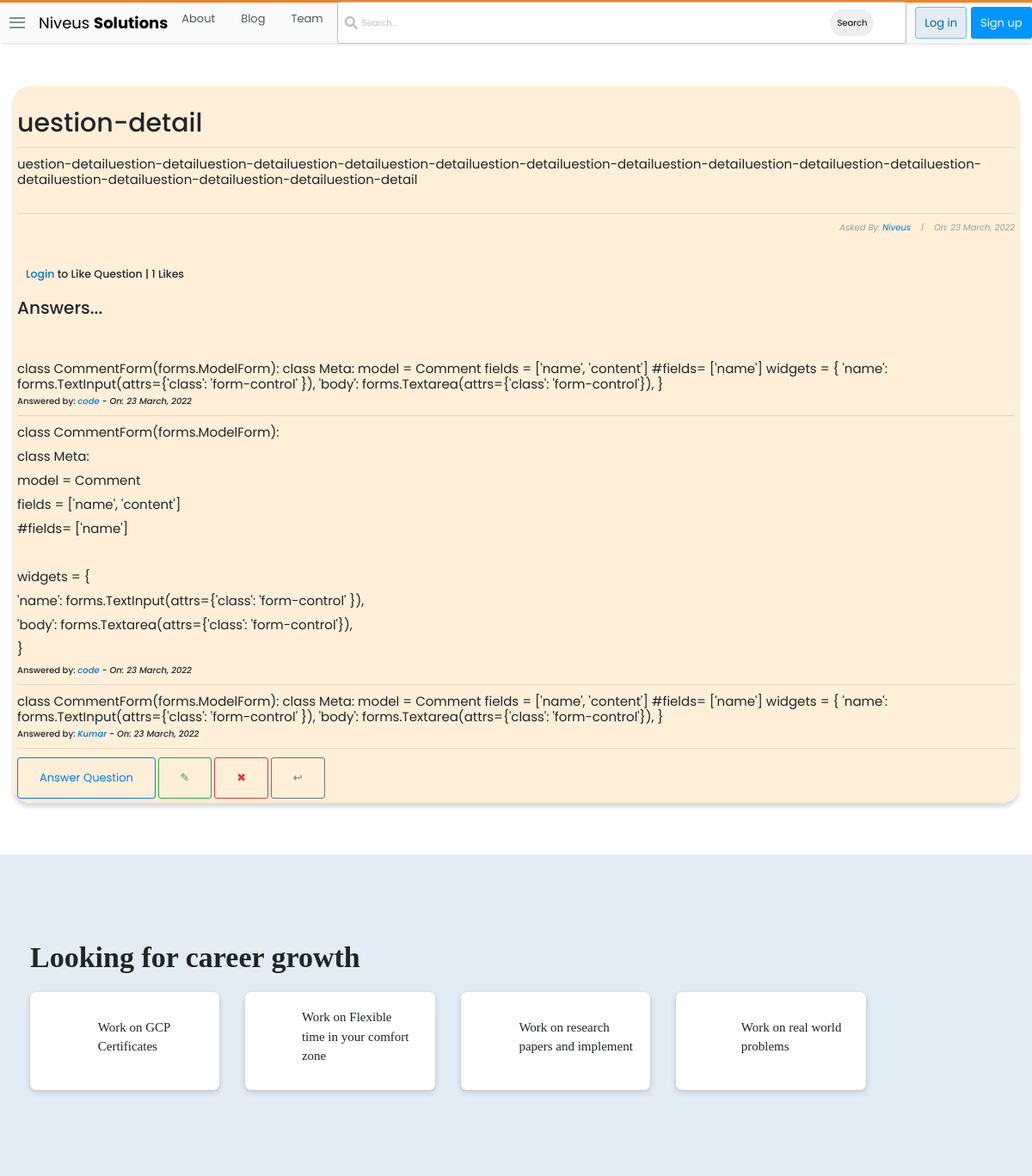
/questions/6/, run on the app's committed database.
### datainfo/models.py (models this page shows, shortened)
class Question(models.Model):
    user = models.ForeignKey(User, on_delete=models.CASCADE)
    title = models.CharField(max_length=10000)
    content = RichTextField()
    likes = models.ManyToManyField(User,related_name='question_post')
    date_created = models.DateTimeField(default= timezone.now)
    def total_likes(self):
        return self.likes.count()

class Comment(models.Model):
    question = models.ForeignKey(Question, related_name="comment",on_delete=models.CASCADE)
    name = models.CharField(max_length=1000)
    content = RichTextField()
    date_created = models.DateTimeField(default= timezone.now)

### datainfo/views.py (the view)
# urls.py: path('questions/<int:pk>/',views.QuestionDetailView.as_view(), name = 'question-detail'),
class QuestionDetailView(DetailView):
    model= Question
    def get_context_data(self,*args,**kwargs):
        context = super(QuestionDetailView,self).get_context_data()
        something = get_object_or_404(Question,id = self.kwargs['pk'])
        total_likes = something.total_likes()
        liked= False
        if something.likes.filter(id = self.request.user.id).exists():
            liked = True
        context['total_likes'] = total_likes
        context['liked'] = liked
        return context

### datainfo/templates/datainfo/question_detail.html (shortened to what this page needs)
{% extends 'base.html' %}
{% block content %}
<!DOCTYPE html>
<html lang="en">
<head>
</head>
<body>
    <div class="container">
        <div class="list-question">
            <div class="questions">
                <div class="container" style="background-color: rgba(255, 235, 209, 0.808); padding: 5px; box-shadow: rgba(0, 0, 0, 0.15) 0px 5px 5px 0px; border-radius: 20px;" >
                    <h3 id="fh3">{{question.title}}</h3>
                    <hr>
                    <h6 id="fh6">{{ question.content|safe }}</h6>
                    <hr>
                    <h6 id="fh6" style="font-size: 10px; font-style: italic; color: rgb(155, 155, 155); text-align: right;">Asked By: <a href="{% url 'profile' %}">{{ object.user|title }}</a>&nbsp;&nbsp;&nbsp; |&nbsp;&nbsp;&nbsp; On: {{ object.date_created|date:"j F, Y" }}</h6>
                    <br>
                        <form action="{% url 'datainfo:like_post' object.pk %}" method="POST">
                            {% if user.is_authenticated %}
                                {% if liked %}
                                    <div style="display: flex; align-items: center; margin-left: 10px;">
                                        <button type="submit" name="question_id" value="{{ question.id }}" style="border: none; border-radius: 60px;"><img src="https://image.similarpng.com/very-thumbnail/2020/06/Dislike-icon-transparent-PNG.png" alt="" style="width: 40px;"></button> <h5 style="margin-left: 10px; cursor: pointer;"> |  {{ total_likes }} Likes</h5>
                                    </div>
                                {% else %}
                                    <div style="display: flex; align-items: center; margin-left: 10px;">
                                        <button type="submit" name="question_id" value="{{ question.id }}" style="border: none; border-radius: 30px;"><img src="https://i.pinimg.com/originals/39/44/6c/39446caa52f53369b92bc97253d2b2f1.png" alt="" style="width: 40px;"></button> <h5 style="margin-left: 10px; cursor: pointer;"> |  {{ total_likes }} Likes</h5>
                                    </div>
                                {% endif %}
                            {% else %}
                                <h5 style="margin-left: 10px; cursor: pointer;"><a href="{% url 'login' %}">Login</a> to Like Question |  {{ total_likes }} Likes</h5>
                            {% endif %}
                        </form>
                    <br>
                    <h2>Answers...</h2> <br><br><br>
                    {% if not question.comment.all %}
                        <h3>No Answers yet... <a href="">Answer Question</a> </h3>
                    {% else %}
                        {% for comment in question.comment.all %}
                            <h3 style="font-weight: normal; font-size: 15px;">{{comment.content|safe}}</h3>
                            <h3 style="font-size: 10px;">Answered by: <i><a href="">{{comment.name}}</a> - On: {{comment.date_created|date:"j F, Y"}}</i></h3>
                            <hr>
                        {% endfor %}
                    {% endif %}
                    <a class="btn btn-outline-primary" id="fa" href="{% url 'datainfo:question-comment' question.id %}" style="text-decoration: none;">Answer Question</a>
                    <a style="text-decoration: none; " class="btn btn-outline-success" href="{% url 'datainfo:question-update' question.id %}">&#x270E;</a>
                    <a style="text-decoration: none; " class="btn btn-outline-danger" href="{% url 'datainfo:question-delete' question.id %}">&#x2716;</a>
                    <a style="text-decoration: none; " class="btn btn-outline-secondary" href="{% url 'datainfo:question_list' %}">&#x21a9;</a>
                </div> <br><br>
                </div> <br>
            </div>
        </div>
        <br>
</body>
</html>
{% endblock content %}

### static/main.css (style rules this page uses)
:root { --white: #fff; --black: #0c0d0e; --orange: #f48024; --yellow: #fbf2d4; --green: #5eba7d; --blue: #0077cc; --powder: #e1ecf4; --red: #d1383d; --black-025: #fafafb; --black-050: #eff0f1; --black-075: #e4e6e8; --black-100: #d6d9dc; --black-150: #c8ccd0; --black-200: #bbc0c4; --black-300: #9fa6ad; --black-350: #9199a1; --black-400: #848d95; --black-500: #6a737c; --black-600: #535a60; --black-700: #3c4146; --black-750: #2f3337; --black-800: #242729; --black-900: #0c0d0e; --orange-050: #fff7f2; --orange-100: #fee3cf; --orange-200: #fcd0ad; --orange-300: #f7aa6d; --orange-400: #f48024; --orange-500: #f2720c; --orange-600: #da670b; --orange-700: #bd5c00; --orange-800: #a35200; --orange-900: #874600; --blue-050: #f2f9ff; --blue-100: #cfeafe; --blue-200: #addafc; --blue-300: #6cbbf7; --blue-400: #379fef; --blue-500: #0095ff; --blue-600: #0077cc; --blue-700: #0064bd; --blue-800: #0054a3; --blue-900: #004487; --powder-050: #f4f8fb; --powder-100: #e1ecf4; --powder-200: #d1e5f1; --powder-300: #b3d3ea; --powder-400: #a0c7e4; --powder-500: #7aa7c7; --powder-600: #5b8db1; --powder-700: #39739d; --powder-800: #2c5777; --powder-900: #1e3c52; --green-025: #eef8f1; --green-050: #dcf0e2; --green-100: #cae8d4; --green-200: #a6d9b7; --green-300: #82ca9a; --green-400: #5eba7d; --green-500: #48a868; --green-600: #3d8f58; --green-700: #2f6f44; --green-800: #29603b; --green-900: #1e472c; --yellow-050: #fdf7e3; --yellow-100: #fbf2d4; --yellow-200: #f1e5bc; --yellow-300: #e6d178; --yellow-400: #e9c63f; --yellow-500: #ddb624; --yellow-600: #cea51b; --yellow-700: #b89516; --yellow-800: #9f8010; --yellow-900: #826a0b; --red-050: #fdf3f4; --red-100: #f9d3d7; --red-200: #f4b4bb; --red-300: #e87c87; --red-400: #de535e; --red-500: #d1383d; --red-600: #c02d2e; --red-700: #ac2726; --red-800: #942121; --red-900: #7a1819; --gold: #ffcc01; --gold-lighter: #fff4d1; --gold-darker: #f1b600; --silver: #b4b8bc; --silver-lighter: #e8e8e8; --silver-darker: #9a9c9f; --bronze: #caa789; --bronze-lighter: #f2e9e1; --bronze-darker: #ab825f; --fc-dark: #0c0d0e; --fc-medium: #3c4146; --fc-light: #6a737c; --focus-ring: rgba(0,149,255,0.15); --focus-ring-success: rgba(166,217,183,0.4); --focus-ring-warning: rgba(233,198,63,0.4); --focus-ring-error: rgba(192,45,46,0.15); --focus-ring-muted: rgba(36,39,41,0.1); --bs-sm: 0 1px 2px rgba(0,0,0,0.05),0 1px 4px rgba(0,0,0,0.05),0 2px 8px rgba(0,0,0,0.05); --bs-md: 0 1px 3px rgba(0,0,0,0.06),0 2px 6px rgba(0,0,0,0.06),0 3px 8px rgba(0,0,0,0.09); --bs-lg: 0 1px 4px rgba(0,0,0,0.09),0 3px 8px rgba(0,0,0,0.09),0 4px 13px rgba(0,0,0,0.13); --scrollbar: rgba(0,0,0,0.2); --highlight-bg: #f6f6f6; --highlight-color: #2f3337; --highlight-comment: #656e77; --highlight-punctuation: var(--black-600); --highlight-namespace: #b75501; --highlight-attribute: #015692; --highlight-literal: #b75501; --highlight-symbol: #803378; --highlight-keyword: #015692; --highlight-variable: #54790d; --highlight-addition: #2f6f44; --highlight-deletion: #c02d2e; --dark-blue:#2b2d6e; --magnolia:#f7f6f9; }
*, *::before, *::after { margin: 0; padding: 0; box-sizing: border-box; }
html { font-family: Arial, "Helvetica Neue", Helvetica, sans-serif; font-size: 10px; color: var(--black-800); }
.container { width: 100%; max-width: 126.4rem; margin: 0 auto; padding: 0 1.5rem; }
a { text-decoration: none; color: var(--blue-600); cursor: pointer; }
.btn { text-align: center; font-size: 1.3rem; border-radius: 3px; transition: all 0.5s; padding: 1.3rem 2.5rem; }

### datainfo/templates/datainfo/question_detail.html (style rules this page uses)
body { margin-top: 100px; font-family: 'Poppins', sans-serif; }
#fh3 { text-align: center; font-size: 30px; padding-top: 20px; text-align: left; }
#fh6 { text-align: left; font-size: 15px; padding-bottom: 20px; font-weight: normal; }

### data on the page
Question: title "uestion-detail", content "uestion-detailuestion-detailuestion-detailuestion-detailuestion-detailuestion-detailuestion-detailuestion-detailuestion-detailuestion-detailuestion-detailuestion-detailuestion-detailuestion-detailuestion-detail", user "Niveus", date_created "23 March, 2022"
Comment: content "class CommentForm(forms.ModelForm): class Meta: model = Comment fields = ['name', 'content'] #fields= ['name'] widgets = { 'name': forms.TextInput(attrs={'class': 'form-control' }), 'body': forms.Textarea(attrs={'class': 'form-control'}), }", name "code", date_created "23 March, 2022"
Comment: content "class CommentForm(forms.ModelForm): class Meta: model = Comment fields = ['name', 'content'] #fields= ['name'] widgets = { 'name': forms.TextInput(attrs={'class': 'form-control' }), 'body': forms.Textarea(attrs={'class': 'form-control'}), }", name "code", date_created "23 March, 2022"
Comment: content "class CommentForm(forms.ModelForm): class Meta: model = Comment fields = ['name', 'content'] #fields= ['name'] widgets = { 'name': forms.TextInput(attrs={'class': 'form-control' }), 'body': forms.Textarea(attrs={'class': 'form-control'}), }", name "Kumar", date_created "23 March, 2022"

### other printed values
{{ total_likes }} "1"
